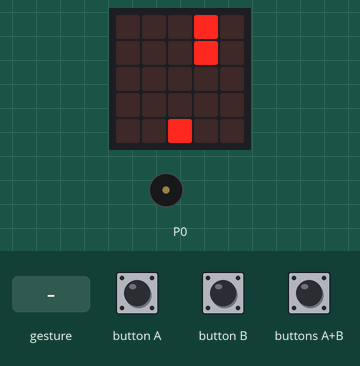
Recording of a program running on a simulated BBC micro:bit (MakeCode). Parts: the board's 5×5 LED display, buzzer (waves = sounding). The inputs (shaded band) are chosen by the test bench. Random numbers come from a fixed seed; a tilt is held for 1.5 s and a shake lasts 1 s, then the board lies face up again; the short countdown, score and lost-life animations are approximate; the run ends where the board's game-over animation would start. At 7.9 s the program stops and its outputs stay as they are.

Above: at 2.2 s.
2.3 s: buttons A+B pressed for 0.15 s
At 2.6 s:
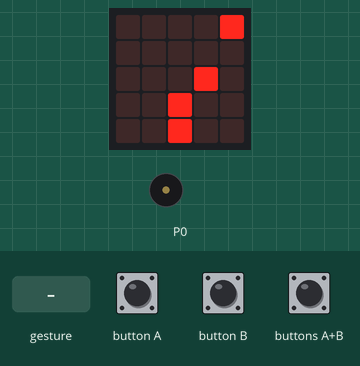
3.0 s: gesture 'tilt left'
At 3.72 s:
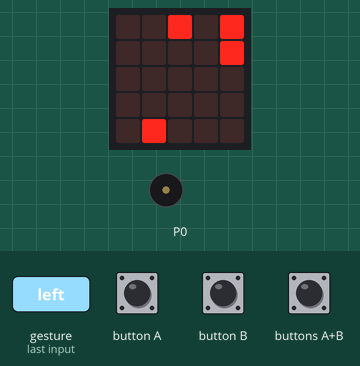
5.0 s: buttons A+B pressed for 1 s
At 6.12 s:
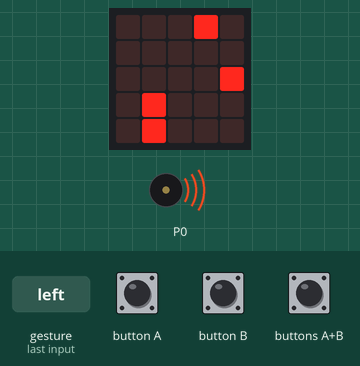
6.6 s: gesture 'tilt right'
At 8.2 s:
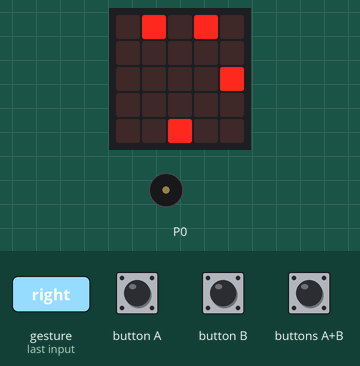
Timing chart, 0 to 9.4 s (numbered marks = the images above; inputs shaded):
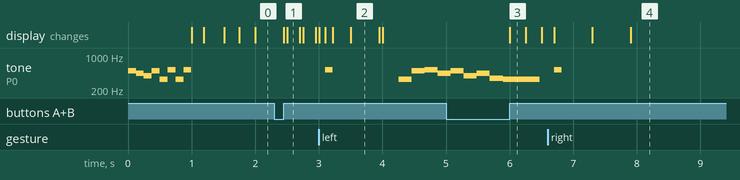

The program:

main.ts
```typescript
input.onGesture(Gesture.TiltLeft, function () {
    Player.change(LedSpriteProperty.X, -1)
    music.playMelody("C5 - - - - - - - ", 500)
})
input.onButtonPressed(Button.AB, function () {
    Bullet = game.createSprite(Player.get(LedSpriteProperty.X), 3)
    basic.pause(250)
    for (let index = 0; index < 5; index++) {
        if (Bullet.isTouching(Enemy)) {
            Player.delete()
            Enemy.delete()
            music.playMelody("E G F G A F A G ", 303)
            game.addScore(1)
            Bullet.delete()
            Player = game.createSprite(2, 4)
            Enemy = game.createSprite(0, 0)
        } else if (Bullet.isTouching(enemys_bullet)) {
            enemys_bullet.delete()
            Bullet.delete()
        } else {
            Bullet.change(LedSpriteProperty.Y, -1)
            basic.pause(250)
        }
    }
    Bullet.delete()
})
input.onGesture(Gesture.TiltRight, function () {
    Player.change(LedSpriteProperty.X, 1)
    music.playMelody("C5 - - - - - - - ", 500)
})
let Enemy_speed = 0
let sprite = 0
let enemys_bullet: game.LedSprite = null
let Bullet: game.LedSprite = null
let Enemy: game.LedSprite = null
let Player: game.LedSprite = null
Player = game.createSprite(2, 4)
music.playMelody("B A G B E C5 E C5 ", 500)
Enemy = game.createSprite(0, 0)
loops.everyInterval(60000, function () {
    game.addScore(1)
})
basic.forever(function () {
    for (let index = 0; index < 4; index++) {
        sprite = randint(0, 1)
        if (sprite == 0) {
            Enemy.change(LedSpriteProperty.X, 1)
            Enemy_speed = randint(0, 2)
            if (Enemy_speed == 0) {
                basic.pause(100)
            } else if (Enemy_speed == 1) {
                basic.pause(250)
            } else {
                basic.pause(500)
            }
        } else {
            enemys_bullet = game.createSprite(Enemy.get(LedSpriteProperty.X), 1)
            basic.pause(500)
            Enemy.change(LedSpriteProperty.X, 1)
            for (let index = 0; index < 4; index++) {
                if (Player.isDeleted()) {
                    enemys_bullet.delete()
                }
                enemys_bullet.change(LedSpriteProperty.Y, 1)
                basic.pause(250)
                if (enemys_bullet.isTouching(Player)) {
                    Player.delete()
                    music.playMelody("E B C5 A B G A F ", 300)
                    music.playMelody("E - - - - - - - ", 103)
                    basic.showIcon(IconNames.Heart)
                    basic.showIcon(IconNames.SmallHeart)
                    game.gameOver()
                }
            }
            enemys_bullet.delete()
        }
    }
    for (let index = 0; index < 4; index++) {
        sprite = randint(0, 1)
        if (sprite == 0) {
            Enemy.change(LedSpriteProperty.X, -1)
            Enemy_speed = randint(0, 2)
            if (Enemy_speed == 0) {
                basic.pause(100)
            } else if (Enemy_speed == 1) {
                basic.pause(250)
            } else {
                basic.pause(500)
            }
        } else {
            enemys_bullet = game.createSprite(Enemy.get(LedSpriteProperty.X), 1)
            basic.pause(500)
            Enemy.change(LedSpriteProperty.X, -1)
        }
        for (let index = 0; index < 4; index++) {
            if (Player.isDeleted()) {
                enemys_bullet.delete()
            }
            enemys_bullet.change(LedSpriteProperty.Y, 1)
            basic.pause(250)
            if (enemys_bullet.isTouching(Player)) {
                Player.delete()
            }
            music.playMelody("E B C5 A B G A F ", 300)
            music.playMelody("E - - - - - - - ", 103)
            basic.showIcon(IconNames.Heart)
            basic.showIcon(IconNames.SmallHeart)
            game.gameOver()
        }
        enemys_bullet.delete()
    }
})
```

test.ts
```typescript
// 在這裡測試；當此封包作為擴充功能時，將不會編譯此內容。
```

Measured:
- after the input at 5.0 s, the display: changes after 1.0 s (image 3)
- after the input at 6.6 s, tone on P0: silent → 523 Hz after 0.10 s, → silent 0.12 s later
- by itself, tone on P0: plays 523 Hz for 0.12 s, 330 Hz for 0.21 s, 494 Hz for 0.21 s, 523 Hz for 0.21 s, 440 Hz for 0.13 s
- what the display in image 2 shows lasts 0.5 s, from 3.5 s to 4.0 s
